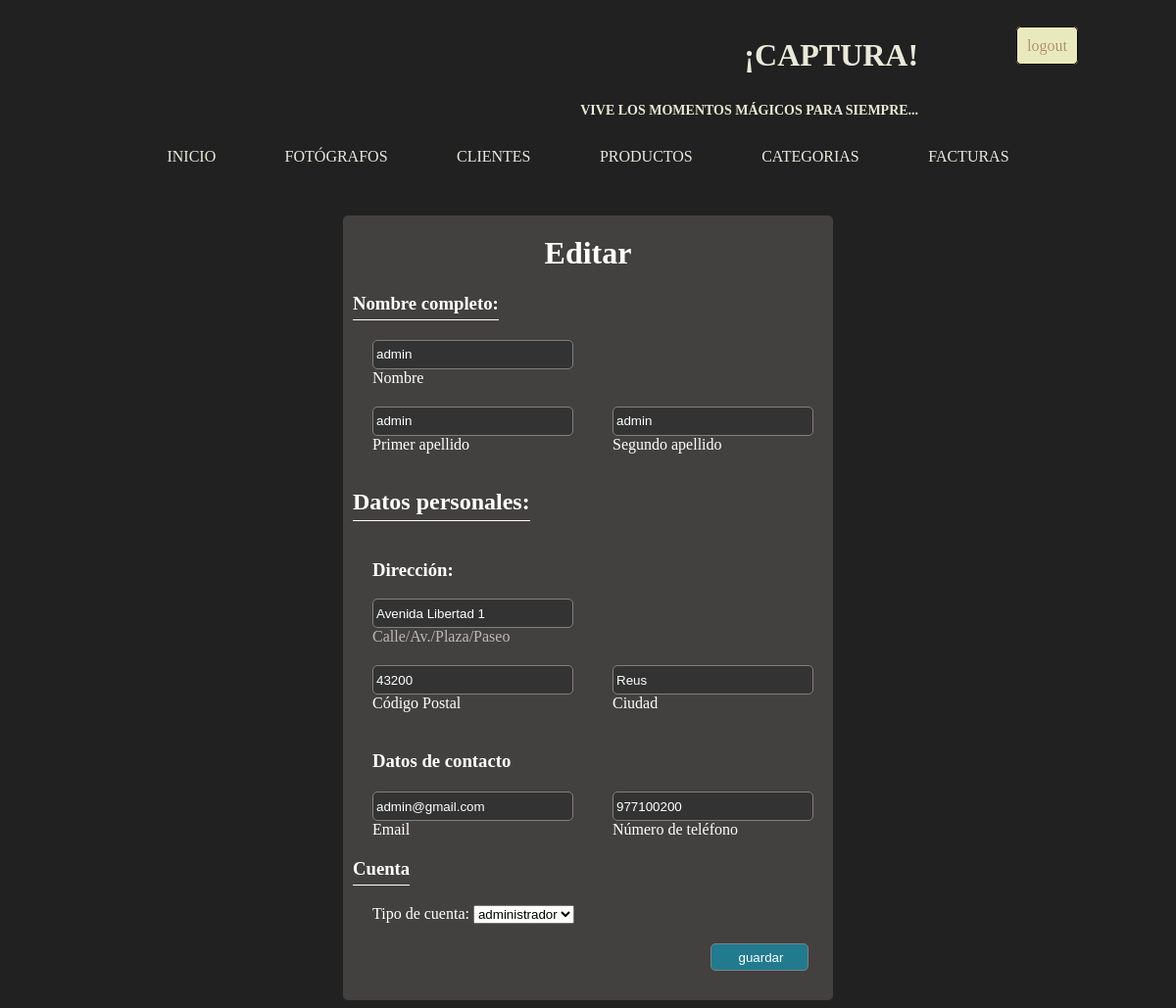
The app's page /clientes/editarcliente.php?client_id=1 (signed in) with its own data.
### tables this page shows
CREATE TABLE IF NOT EXISTS `clientes` (
  `client_id` int NOT NULL AUTO_INCREMENT,
  `rol` varchar(50) NOT NULL,
  `pass` varchar(255) NOT NULL,
  `nombre_c` varchar(50) NOT NULL,
  `apellido1_c` varchar(50) NOT NULL,
  `apellido2_c` varchar(50) DEFAULT NULL,
  `email` varchar(50) NOT NULL,
  `telefono` varchar(15) DEFAULT NULL,
  `direccion_calle` varchar(100) NOT NULL,
  `postcode` varchar(10) NOT NULL,
  `ciudad` varchar(40) NOT NULL,
  `fecha_crea_c` timestamp NOT NULL DEFAULT CURRENT_TIMESTAMP,
  `fecha_mod_c` timestamp NOT NULL DEFAULT CURRENT_TIMESTAMP ON UPDATE CURRENT_TIMESTAMP,
  PRIMARY KEY (`client_id`)
);

### captura/gestion_clientes.php (called while the page is built, shortened)
<?php
function getCliente($client_id) {
    $conexion = conectar();
    if($conexion->errno) {
        echo "<pre>$conexion->error</pre>";
    } else {
        $cliente = $conexion->query("SELECT * FROM clientes WHERE client_id = '$client_id'");
    }
    return $cliente;
}

### clientes/Clases/Cliente.php (called while the page is built, shortened)
<?php
class Cliente {
    private $rol;
    private $nombre_c;
    private $apellido1_c;
    private $apellido2_c;
    private $email;
    private $telefono;
    private $direccion_calle;
    private $postcode;
    private $ciudad;
    public function __construct($client_id, $rol, $pass, $nombre_c, $apellido1_c, $apellido2_c, $email, $telefono, $direccion_calle, $postcode, $ciudad, $fecha_crea_c, $fecha_mod_c) {
        $this->rol = $rol;
        $this->nombre_c = $nombre_c;
        $this->apellido1_c = $apellido1_c;
        $this->apellido2_c = $apellido2_c;
        $this->email = $email;
        $this->telefono = $telefono;
        $this->direccion_calle = $direccion_calle;
        $this->postcode = $postcode;
        $this->ciudad = $ciudad;
    }
    public function getRol(){
        return $this->rol;
    }
    public function getNombreC(){
        return $this->nombre_c;
    }
    public function getApellido1C(){
        return $this->apellido1_c;
    }
    public function getApellido2C(){
        return $this->apellido2_c;
    }
    public function getEmail(){
        return $this->email;
    }
    public function getTelefono(){
        return $this->telefono;
    }
    public function getCalle(){
        return $this->direccion_calle;
    }
    public function getPostcode(){
        return $this->postcode;
    }
    public function getCiudad(){
        return $this->ciudad;
    }
}

### clientes/editarCliente.php (the view, shortened to what this page needs)
<!DOCTYPE html>
<html lang="es">
<head>
    <link rel="stylesheet" type="text/css" href="">
    <link rel="stylesheet" type="text/css" href="../header/header.css">
    <link rel="stylesheet" type="text/css" href="CSS/editarCliente.css">
</head>
<body>
    <?php
    require "../funciones/functionCookie.php";
    include "../header/header.php";
    require "../captura/gestion_clientes.php";
    require_once "Clases/Cliente.php";
    if(isset($_SESSION['validacion']) && $_SESSION['validacion']['rol'] == "administrador"){
        if(isset($_GET['client_id']) && $_GET['client_id'] != "") {
            $client_id = $_GET['client_id'];
            $clienteDB = getCliente($client_id);
            foreach($clienteDB as $i => $cliente) {
                $cliente = new Cliente($cliente['client_id'], $cliente['rol'], $cliente['pass'], $cliente['nombre_c'], $cliente['apellido1_c'], $cliente['apellido2_c'], $cliente['email'], $cliente['telefono'], $cliente['direccion_calle'], $cliente['postcode'], $cliente['ciudad'], $cliente['fecha_crea_c'], $cliente['fecha_mod_c']);
            }
        }
        ?>
        <div id="contenido2">
            <form action="modCliente.php?client_id=<?php echo $client_id ?>" method="post">
                <div id="contenido_editar">
                    <div id="div_arriba_titulo">
                        <h1 id="titulo_registrar">Editar</h1>
                    </div>
                    <div id="div_medio">
                        <div>
                            <h3 class="titulo_txtbox">Nombre completo:</h3>
                            <div class="div_input">
                                <input type="text" name="nombreC" id="nombreC" value="<?php echo $cliente->getNombreC()?>" required>
                                <label for="nombreC">Nombre</label>
                            </div>
                            <div id="div_txtbox_nombre">
                                <div class="div_input">
                                    <input type="text" name="apellido1C" id="apellido1C" value="<?php echo $cliente->getApellido1C()?>" required/>
                                    <label for="apellido1C">Primer apellido</p>
                                </div>
                                <div class="div_input">
                                    <input type="text" name="apellido2C" id="apellido2C" value="<?php echo $cliente->getApellido2C()?>"/>
                                    <label for="apellido2C">Segundo apellido</label>
                                </div>
                            </div>
                        </div>
                    </div>
                    <h2 class="titulo_txtbox">Datos personales:</h2>
                    <div id="div_abajo">
                        <div>
                            <div class="div_input">
                                <h3>Dirección:</h3>
                                <input type="text" name="calle" id="calle" value="<?php echo $cliente->getCalle()?>" required>
                                <label for="calle" id="label_calle">Calle/Av./Plaza/Paseo</label>
                            </div>
                            <div id="div_txtbox_nombre">
                                <div class="div_input">
                                    <input type="text" name="postcode" id="postcode" value="<?php echo $cliente->getPostcode()?>" required>
                                    <label for="postcode">Código Postal</label>
                                </div>
                                <div class="div_input">
                                    <input type="text" name="ciudad" id="ciudad" value="<?php echo $cliente->getCiudad()?>" required>
                                    <label for="ciudad">Ciudad</label>
                                </div>
                            </div>
                        </div>
                        <div class="div_input">
                            <h3>Datos de contacto</h3>
                        </div>
                        <div id="div_txtbox_nombre">
                            <div class="div_input">
                                <input type="email" name="email" id="email" value="<?php echo $cliente->getEmail()?>" required>
                                <label for="email">Email</label>
                            </div>
                            <div class="div_input">
                                <input type="telefono" name="telefono" id="telefono" value="<?php echo $cliente->getTelefono()?>">
                                <label for="telefono">Número de teléfono</label>
                            </div>
                        </div>
                    </div>
                    <div id="div_titulo_cuenta">
                        <h3 class="titulo_txtbox" id="titulo_cuenta">Cuenta</h3>
                    </div>
                    <label id="label_rol" for="rol">Tipo de cuenta:</label>
                        <select name="rol" id="rol">
                            <option value=""><?php echo $cliente->getRol()?></option>
                        </select>
                    <div id="div_btn_submit">
                        <input type="submit" id="btn_submit" value="guardar">
                    </div>
                </div>
            </form>
        </div>
    <?php
    } else {
        header("location: ../index.php");
        exit();
    } ?>
</body>
</html>

### header/header.css (style rules this page uses)
body { background-color: rgb(33, 33, 33); color: white; }

### clientes/CSS/editarCliente.css (style rules this page uses)
#contenido_perfil, #contenido_editar { width: 500px; margin: 0px auto; background-color: rgb(67, 64, 64); border-radius: 5px; }
#div_arriba_titulo { text-align: center; }
#titulo_registrar { padding-top: 20px; }
#div_txtbox_nombre { display: flex; justify-content: left; }
.div_input { margin-left: 30px; margin-bottom: 20px; }
input { margin: 0px; margin-right: 10px; padding: 0px; padding-left: 3px; width: 200px; height: 28px; border-radius: 5px; border: 1px solid grey; background-color: #333; color: white; display: block; }
.titulo_txtbox { display: inline-block; margin: 0px; margin-bottom: 20px; margin-left: 10px; padding: 0px; padding-bottom: 5px; border-bottom: 1px solid white; }
#calle { display: inline; }
#label_calle { display: block; margin-bottom: 20px; color: rgb(189, 185, 185); }
#label_rol { margin-left: 30px; }
#div_titulo_cuenta { display: block; }
#div_btn_submit, #div_btn_submitPass { width: 100px; margin: 20px 75% 0%; padding-bottom: 30px; }
#btn_submit, #btn_submitPass { background-color: rgb(33, 122, 142); color: white; width: 100px; }

### records on screen
clientes: nombreC "admin", apellido1C "admin", apellido2C "admin", calle "Avenida Libertad 1", postcode "43200", ciudad "Reus", email "admin@gmail.com", telefono "977100200", rol "administrador"
